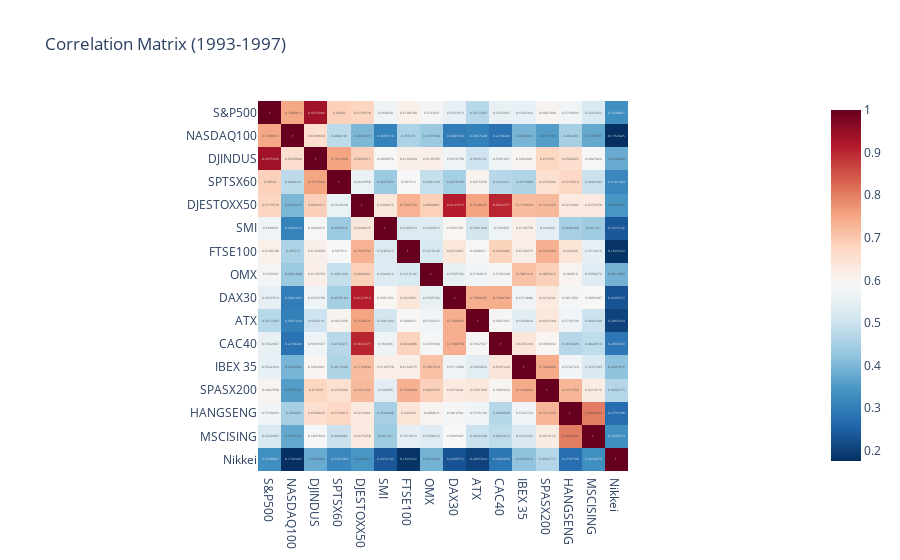
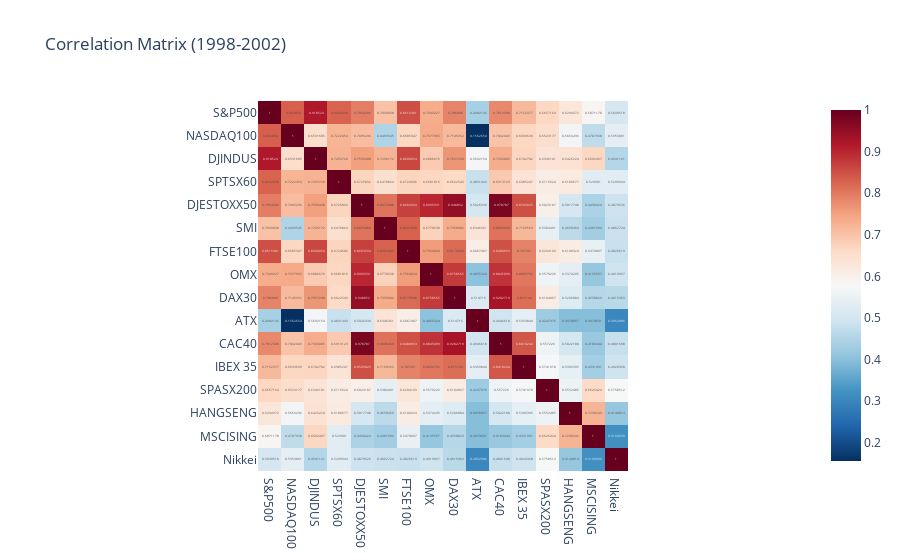
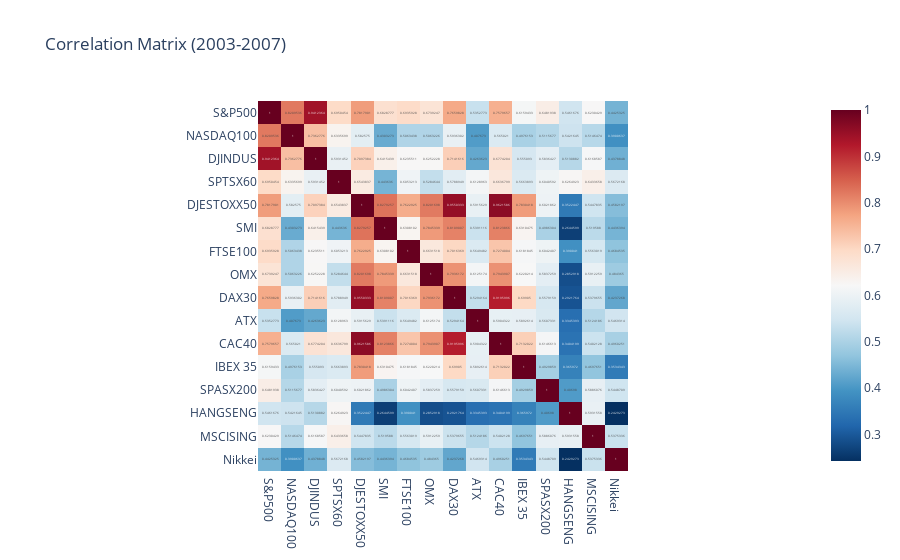
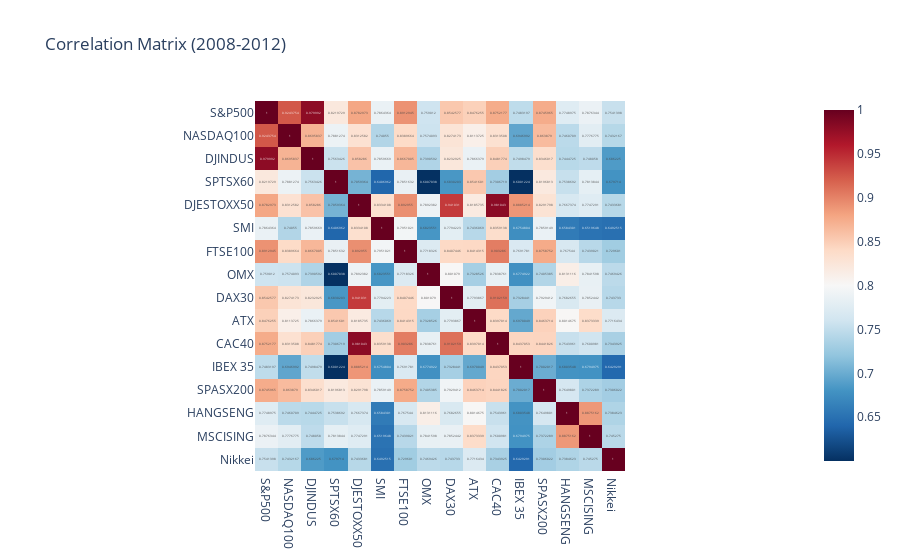

Here is the notebook cell these charts were saved with, in order:
### Markdown cell above
5. Calculate the correlations for five sub-periods and analyze the correlation regimes
- 1993-1997
- 1998-2002
- 2003-2007
- 2008-2012
- 2013-2017

### Code cell
correlation_matrix_avg = pd.DataFrame()

for year in range(1993, 2018, 5):
    returns_sub = returns[returns['Year'].between(year, year+4)]
    correlation_matrix = returns_sub.drop(columns=['Date', 'Year']).corr()
    correlation_matrix_avg[f'{year}-{year + 4}'] = correlation_matrix.mean()

    fig = px.imshow(correlation_matrix, text_auto=True, title=f'Correlation Matrix ({year}-{year + 4})', color_continuous_scale='RdBu_r')
    fig.show()

fig = px.imshow(correlation_matrix_avg, text_auto=True, title='Average correlation over sub-periods', color_continuous_scale='RdBu_r')
fig.show()

### Figure 1 — Plotly figure (JSON) as saved in the notebook; plotly's stock layout.template omitted (floating-point values rounded to 4 significant figures; data arrays with more than 128 entries replaced by an {"elided": "..."} marker saying what was removed)
{"data": [{"coloraxis": "coloraxis", "hovertemplate": "x: %{x}<br>y: %{y}<br>color: %{z}<extra></extra>", "name": "0", "texttemplate": "%{z}", "type": "heatmap", "x": ["S&P500", "NASDAQ100", "DJINDUS", "SPTSX60", "DJESTOXX50", "SMI", "FTSE100", "OMX", "DAX30", "ATX", "CAC40", "IBEX 35", "SPASX200", "HANGSENG", "MSCISING", "Nikkei"], "xaxis": "x", "y": ["S&P500", "NASDAQ100", "DJINDUS", "SPTSX60", "DJESTOXX50", "SMI", "FTSE100", "OMX", "DAX30", "ATX", "CAC40", "IBEX 35", "SPASX200", "HANGSENG", "MSCISING", "Nikkei"], "yaxis": "y", "z": {"elided": "16x16 float values"}}], "layout": {"coloraxis": {"colorscale": [[0, "rgb(5,48,97)"], [0.1, "rgb(33,102,172)"], [0.2, "rgb(67,147,195)"], [0.3, "rgb(146,197,222)"], [0.4, "rgb(209,229,240)"], [0.5, "rgb(247,247,247)"], [0.6, "rgb(253,219,199)"], [0.7, "rgb(244,165,130)"], [0.8, "rgb(214,96,77)"], [0.9, "rgb(178,24,43)"], [1, "rgb(103,0,31)"]]}, "title": {"text": "Correlation Matrix (1993-1997)"}, "xaxis": {"anchor": "y", "constrain": "domain", "domain": [0, 1], "scaleanchor": "y"}, "yaxis": {"anchor": "x", "autorange": "reversed", "constrain": "domain", "domain": [0, 1]}}}

### Figure 2 — Plotly figure (JSON) as saved in the notebook; plotly's stock layout.template omitted (floating-point values rounded to 4 significant figures; data arrays with more than 128 entries replaced by an {"elided": "..."} marker saying what was removed)
{"data": [{"coloraxis": "coloraxis", "hovertemplate": "x: %{x}<br>y: %{y}<br>color: %{z}<extra></extra>", "name": "0", "texttemplate": "%{z}", "type": "heatmap", "x": ["S&P500", "NASDAQ100", "DJINDUS", "SPTSX60", "DJESTOXX50", "SMI", "FTSE100", "OMX", "DAX30", "ATX", "CAC40", "IBEX 35", "SPASX200", "HANGSENG", "MSCISING", "Nikkei"], "xaxis": "x", "y": ["S&P500", "NASDAQ100", "DJINDUS", "SPTSX60", "DJESTOXX50", "SMI", "FTSE100", "OMX", "DAX30", "ATX", "CAC40", "IBEX 35", "SPASX200", "HANGSENG", "MSCISING", "Nikkei"], "yaxis": "y", "z": {"elided": "16x16 float values"}}], "layout": {"coloraxis": {"colorscale": [[0, "rgb(5,48,97)"], [0.1, "rgb(33,102,172)"], [0.2, "rgb(67,147,195)"], [0.3, "rgb(146,197,222)"], [0.4, "rgb(209,229,240)"], [0.5, "rgb(247,247,247)"], [0.6, "rgb(253,219,199)"], [0.7, "rgb(244,165,130)"], [0.8, "rgb(214,96,77)"], [0.9, "rgb(178,24,43)"], [1, "rgb(103,0,31)"]]}, "title": {"text": "Correlation Matrix (1998-2002)"}, "xaxis": {"anchor": "y", "constrain": "domain", "domain": [0, 1], "scaleanchor": "y"}, "yaxis": {"anchor": "x", "autorange": "reversed", "constrain": "domain", "domain": [0, 1]}}}

### Figure 3 — Plotly figure (JSON) as saved in the notebook; plotly's stock layout.template omitted (floating-point values rounded to 4 significant figures; data arrays with more than 128 entries replaced by an {"elided": "..."} marker saying what was removed)
{"data": [{"coloraxis": "coloraxis", "hovertemplate": "x: %{x}<br>y: %{y}<br>color: %{z}<extra></extra>", "name": "0", "texttemplate": "%{z}", "type": "heatmap", "x": ["S&P500", "NASDAQ100", "DJINDUS", "SPTSX60", "DJESTOXX50", "SMI", "FTSE100", "OMX", "DAX30", "ATX", "CAC40", "IBEX 35", "SPASX200", "HANGSENG", "MSCISING", "Nikkei"], "xaxis": "x", "y": ["S&P500", "NASDAQ100", "DJINDUS", "SPTSX60", "DJESTOXX50", "SMI", "FTSE100", "OMX", "DAX30", "ATX", "CAC40", "IBEX 35", "SPASX200", "HANGSENG", "MSCISING", "Nikkei"], "yaxis": "y", "z": {"elided": "16x16 float values"}}], "layout": {"coloraxis": {"colorscale": [[0, "rgb(5,48,97)"], [0.1, "rgb(33,102,172)"], [0.2, "rgb(67,147,195)"], [0.3, "rgb(146,197,222)"], [0.4, "rgb(209,229,240)"], [0.5, "rgb(247,247,247)"], [0.6, "rgb(253,219,199)"], [0.7, "rgb(244,165,130)"], [0.8, "rgb(214,96,77)"], [0.9, "rgb(178,24,43)"], [1, "rgb(103,0,31)"]]}, "title": {"text": "Correlation Matrix (2003-2007)"}, "xaxis": {"anchor": "y", "constrain": "domain", "domain": [0, 1], "scaleanchor": "y"}, "yaxis": {"anchor": "x", "autorange": "reversed", "constrain": "domain", "domain": [0, 1]}}}

### Figure 4 — Plotly figure (JSON) as saved in the notebook; plotly's stock layout.template omitted (floating-point values rounded to 4 significant figures; data arrays with more than 128 entries replaced by an {"elided": "..."} marker saying what was removed)
{"data": [{"coloraxis": "coloraxis", "hovertemplate": "x: %{x}<br>y: %{y}<br>color: %{z}<extra></extra>", "name": "0", "texttemplate": "%{z}", "type": "heatmap", "x": ["S&P500", "NASDAQ100", "DJINDUS", "SPTSX60", "DJESTOXX50", "SMI", "FTSE100", "OMX", "DAX30", "ATX", "CAC40", "IBEX 35", "SPASX200", "HANGSENG", "MSCISING", "Nikkei"], "xaxis": "x", "y": ["S&P500", "NASDAQ100", "DJINDUS", "SPTSX60", "DJESTOXX50", "SMI", "FTSE100", "OMX", "DAX30", "ATX", "CAC40", "IBEX 35", "SPASX200", "HANGSENG", "MSCISING", "Nikkei"], "yaxis": "y", "z": {"elided": "16x16 float values"}}], "layout": {"coloraxis": {"colorscale": [[0, "rgb(5,48,97)"], [0.1, "rgb(33,102,172)"], [0.2, "rgb(67,147,195)"], [0.3, "rgb(146,197,222)"], [0.4, "rgb(209,229,240)"], [0.5, "rgb(247,247,247)"], [0.6, "rgb(253,219,199)"], [0.7, "rgb(244,165,130)"], [0.8, "rgb(214,96,77)"], [0.9, "rgb(178,24,43)"], [1, "rgb(103,0,31)"]]}, "title": {"text": "Correlation Matrix (2008-2012)"}, "xaxis": {"anchor": "y", "constrain": "domain", "domain": [0, 1], "scaleanchor": "y"}, "yaxis": {"anchor": "x", "autorange": "reversed", "constrain": "domain", "domain": [0, 1]}}}
